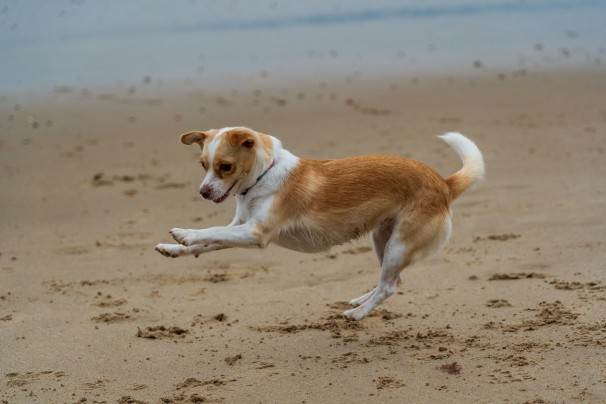
#> input picture Resources/dog.jpg, 606 x 404 px
$ python chapter6.py
#> lines starting #> are read from the running program, lines starting #| are printed output that depends on the picture
#> further down, img is the input picture: shape (404, 606, 3); mean B, G, R 116.4, 132.5, 143.3
import cv2
import numpy as np

# [8 lines of commented-out code are left out]
def stackImages(scale,imgArray):
#> called with scale = 0.5
    rows = len(imgArray)
#> rows = 3
    cols = len(imgArray[0])
#> cols = 404
    rowsAvailable = isinstance(imgArray[0], list)
#> rowsAvailable = False
    width = imgArray[0][0].shape[1]
#> width = 3
    height = imgArray[0][0].shape[0]
#> height = 606
    if rowsAvailable:
        for x in range ( 0, rows):
            for y in range(0, cols):
                if imgArray[x][y].shape[:2] == imgArray[0][0].shape [:2]:
                    imgArray[x][y] = cv2.resize(imgArray[x][y], (0, 0), None, scale, scale)
                else:
                    imgArray[x][y] = cv2.resize(imgArray[x][y], (imgArray[0][0].shape[1], imgArray[0][0].shape[0]), None, scale, scale)
                if len(imgArray[x][y].shape) == 2: imgArray[x][y]= cv2.cvtColor( imgArray[x][y], cv2.COLOR_GRAY2BGR)
        imageBlank = np.zeros((height, width, 3), np.uint8)
        hor = [imageBlank]*rows
        hor_con = [imageBlank]*rows
        for x in range(0, rows):
            hor[x] = np.hstack(imgArray[x])
        ver = np.vstack(hor)
    else:
        for x in range(0, rows):
            if imgArray[x].shape[:2] == imgArray[0].shape[:2]:
                imgArray[x] = cv2.resize(imgArray[x], (0, 0), None, scale, scale)
            else:
                imgArray[x] = cv2.resize(imgArray[x], (imgArray[0].shape[1], imgArray[0].shape[0]), None,scale, scale)
            if len(imgArray[x].shape) == 2: imgArray[x] = cv2.cvtColor(imgArray[x], cv2.COLOR_GRAY2BGR)
#> after the loop, imgArray = 3 items
        hor= np.hstack(imgArray)
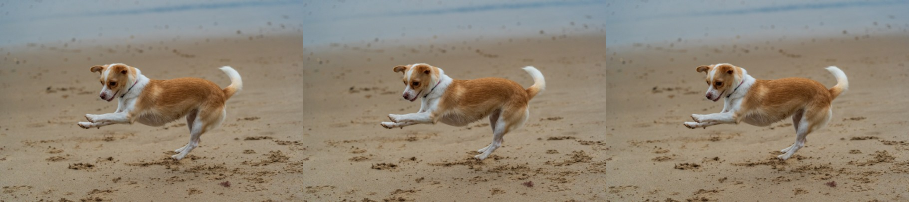
#> hor: shape (202, 909, 3); mean of channels 0, 1, 2 116.5, 132.6, 143.4; drawn as B, G, R
        ver = hor
    return ver

img = cv2.imread('Resources/dog.jpg')
imgStack = stackImages(0.5,[img,img,img])
cv2.imshow("Image", imgStack)
cv2.waitKey(0)
